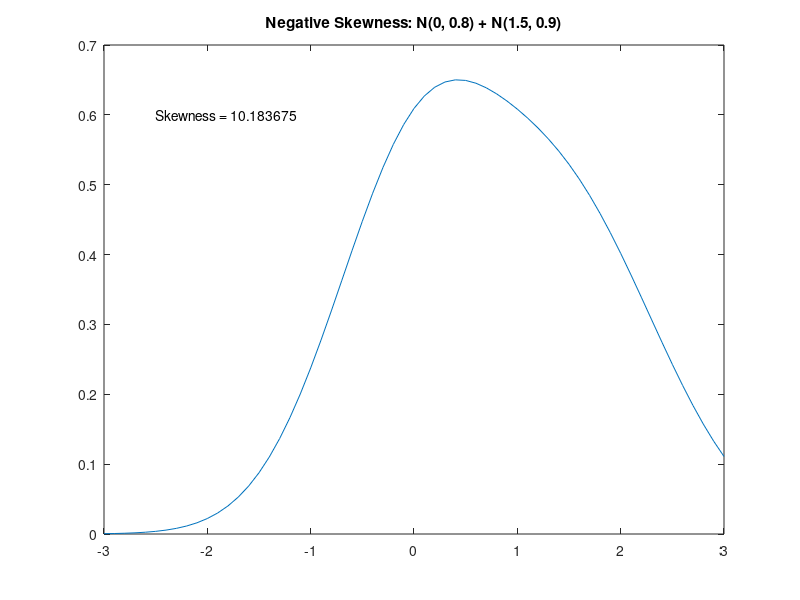

MATLAB code to generate this figure:
X = -3:.1:3;
PDF = normpdf(X, 0, 0.8) + normpdf(X, 1.5, 0.9); % take the combination of two normal distrubtions
figure
plot(X, PDF); % plot the result
title('Negative Skewness: N(0, 0.8) + N(1.5, 0.9)')

PDF = PDF/sum(PDF); % normalise it, i.e. sum equals to one.
mean = 0;
for i = 1:length(X)
    mean = mean + PDF(i) * X(i);
end
mean = mean / length(X);

numerator = 0; 
denominator = 0;
for i = 1:length(X)
    numerator = numerator + PDF(i) * power(X(i) - mean, 3);
    denominator = denominator + PDF(i) * power(X(i) - mean, 2);
end
denominator = power(denominator / length(X), 1.5) * (length(X) - 1);

Skewness = numerator / denominator;
txt = sprintf('Skewness = %f', Skewness);
text(-2.5, 0.6, txt)